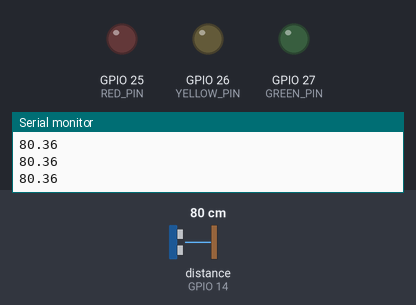
The sketch below on a simulated ESP32. On the bench: output pins drawn as LEDs (lit = HIGH), the last lines printed to the serial monitor. Wiring (inferred from the names in the program): ultrasonic range finder: trigger GPIO 12; echo GPIO 14. The test bench sets the inputs (shaded band); at power-on: distance to the obstacle (sensor on GPIO 14) 80 cm. The echo pulse lasts 58.3 µs per cm; pins used as bus, display or sensor lines are not drawn.

Above: at 1.2 s.
1.3 s: distance to the obstacle (sensor on GPIO 14) set to 65 cm
2.8 s: distance to the obstacle (sensor on GPIO 14) set to 55 cm
At 3.8 s:
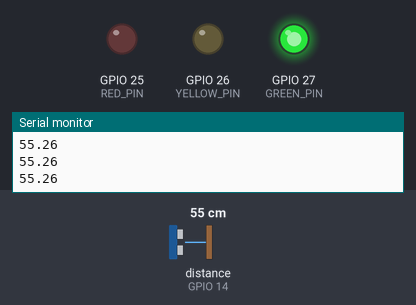
4.3 s: distance to the obstacle (sensor on GPIO 14) set to 43 cm
5.8 s: distance to the obstacle (sensor on GPIO 14) set to 35 cm
At 7.0 s:
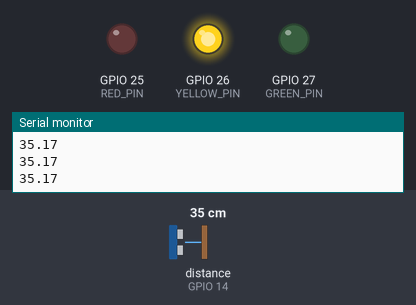
7.3 s: distance to the obstacle (sensor on GPIO 14) set to 23 cm
8.8 s: distance to the obstacle (sensor on GPIO 14) set to 19 cm
At 9.5 s:
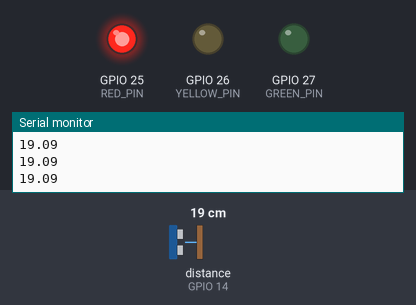
Timing chart, 0 to 11.3 s (numbered marks = the images above; inputs shaded):
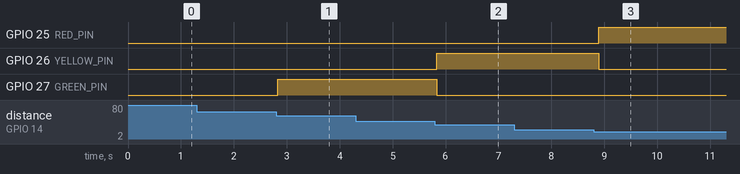

Measured:
- the behaviour switches between 61 and 60 cm on distance to the obstacle (sensor on GPIO 14) (found by bisection; images 0 and 1)
- the behaviour switches between 41 and 40 cm on distance to the obstacle (sensor on GPIO 14) (found by bisection; images 1 and 2)
- the behaviour switches between 21 and 20 cm on distance to the obstacle (sensor on GPIO 14) (found by bisection; images 2 and 3)
- after the input at 2.8 s, GPIO 27 (GREEN_PIN): LOW → HIGH at once
- after the input at 5.8 s, GPIO 26 (YELLOW_PIN): LOW → HIGH at once; GPIO 27 (GREEN_PIN): HIGH → LOW at once
- after the input at 8.8 s, GPIO 25 (RED_PIN): LOW → HIGH after 0.10 s; GPIO 26 (YELLOW_PIN): HIGH → LOW after 0.10 s

The sketch:

USSensor.ino
```cpp
#include "DistanceController.h"

const byte TRIGG_PIN = 12;
const byte ECHO_PIN = 14;
const byte RED_PIN = 25;
const byte YELLOW_PIN = 26;
const byte GREEN_PIN = 27;


DistanceController controller(TRIGG_PIN, ECHO_PIN, RED_PIN, YELLOW_PIN, GREEN_PIN);


void setup() {
  controller.init();
}

void loop() {
  controller.update();
  delay(100);
}
```

DistanceController.h
```cpp
#ifndef _DISTANCECONTROLLER_H_
#define _DISTANCECONTROLLER_H_

#include "Led.h"
#include "UltraSonicSensor.h"

class DistanceController {
private:
    UltraSonicSensor sensor;
    Led l_red, l_yellow, l_green;
    const long MAX_DIST_GREEN = 60.0;
    const long MAX_DIST_YELLOW = 40.0;
    const long MAX_DIST_RED = 20.0;

public:
    DistanceController(const byte& trigPin, const byte& echoPin, const byte& redPin, const byte& yellowPin, const byte& greenPin)
        : sensor(trigPin, echoPin), l_red(redPin), l_yellow(yellowPin), l_green(greenPin) {}

    void init() {
        sensor.init();
    }

    void update() {
        sensor.update();
        long distance = sensor.getDistanceCM();

        l_green.setState((distance > MAX_DIST_YELLOW && distance <= MAX_DIST_GREEN) ? Led::STATE_ON : Led::STATE_OFF);
        l_yellow.setState((distance > MAX_DIST_RED && distance <= MAX_DIST_YELLOW) ? Led::STATE_ON : Led::STATE_OFF);
        l_red.setState(distance <= MAX_DIST_RED ? Led::STATE_ON : Led::STATE_OFF);
    }
};

#endif // _DISTANCECONTROLLER_H_
```

Led.h
```cpp
#ifndef _LED_H_
#define _LED_H_

class Led {

  private:
    byte pin;
    byte state =  STATE_OFF;
    bool isOn = false;
    unsigned int blinkMillis = 0;
    unsigned long previousMillis = 0;

    void turnOn()
    {
      digitalWrite(pin, HIGH);
      isOn = true;
    }

    void turnOff()
    {
      digitalWrite(pin, LOW);
      isOn = false;
    }

  public:
    static const byte STATE_OFF = 0;
    static const byte STATE_ON = 1;
    static const byte STATE_BLINK = 2;

    Led(const byte& pin)
    : pin(pin)
    {
      pinMode(pin, OUTPUT);
      turnOff();
    }

    void setState(byte state)
    {
      this->state = state;
      if (this->state == STATE_OFF) turnOff();
      else if (this->state == STATE_ON) turnOn();
      else if (this->state == STATE_BLINK) {
        if (blinkMillis == 0) setState(STATE_OFF);
        turnOff();
        previousMillis = millis();
      }
    }

    void setBlinksPerSecond(const byte& blinksPerSecond)
    {
      this->blinkMillis = 1000 / blinksPerSecond;
    }

    void touch()
    {
      unsigned long currentMillis = millis();
      if (currentMillis - previousMillis >= blinkMillis) {
        previousMillis = currentMillis;
        if (isOn) turnOff();
        else turnOn();
      }
    }
};

#endif // _LED_H_
```

UltraSonicSensor.h
```cpp
#ifndef _ULTRASONICSENSOR_H_
#define _ULTRASONICSENSOR_H_

class UltraSonicSensor {
  private:
    byte triggerPin;
    byte echoPin;
    float distance;
  public:
    UltraSonicSensor(const byte& triggerPin, const byte& echoPin):
    triggerPin(triggerPin), echoPin(echoPin), distance(0)
    {

    }
    ~UltraSonicSensor(){}

    void init() const
    {
      Serial.begin(115200);
    }

    void update()
    {
      pinMode(triggerPin, OUTPUT);
      digitalWrite(triggerPin, LOW);
      delayMicroseconds(2);
      digitalWrite(triggerPin, HIGH);
      delayMicroseconds(10);
      digitalWrite(triggerPin, LOW);
      pinMode(echoPin, INPUT);
      this->distance = pulseIn(echoPin, HIGH);
      Serial.println(getDistanceCM());
    }
    float getDistanceCM() const
    {
      return (0.01723 * this->distance);
    }
    long getDistanceINCH() const
    {
      return (getDistanceCM() / 2.54);
    }
};


#endif // _ULTRASONICSENSOR_H_
```
